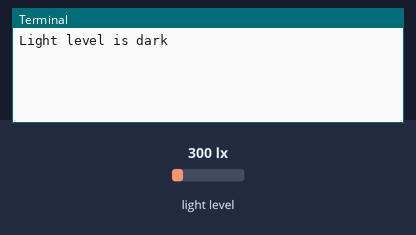
Bench run of a program on a simulated Raspberry Pi (BCM pin numbers). Parts: the last lines printed to the terminal. The inputs (shaded band) are chosen by the test bench; at power-on: light level 300 lx.

Above: at 1.2 s.
1.3 s: light level set to 40 lx
At 4.2 s:
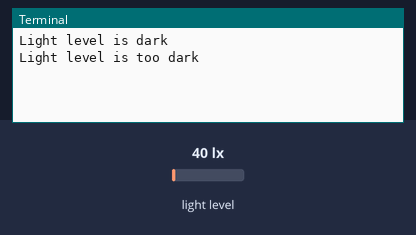
5.2 s: light level set to 1000 lx
At 6.6 s:
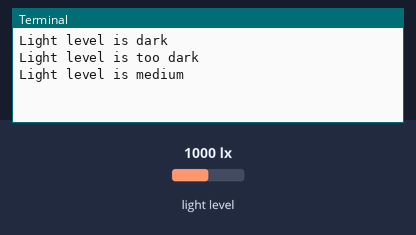

The program:

8.1D.py
```python
# SIT210 8.1D
import smbus
import time

# Variables to customise the program
# time in seconds between readings
TIME_BETWEEN_READINGS = 3
# Values for brightness levels. Defaults taken from https://www.ohsa.com.au/services/lighting-survey/
TOO_BRIGHT = 400
BRIGHT = 350
MEDIUM = 150
DARK = 100
TOO_DARK = 40

# Setup the I2C address
SENSOR = 0x23
CONTINUOS_HIG_RES_MODE = 0x13
bus = smbus.SMBus(1)

# gets and returns the light reading from the sensor
def getLightReading():
    reading = bus.read_i2c_block_data(SENSOR, CONTINUOS_HIG_RES_MODE)
    # the lux is in position 1
    return (reading[1])

# takes an int lux level and returns what range it is in as a string
def getBrightnessRanking(lux):
    if lux > TOO_BRIGHT:
        return "too bright"
    if lux > BRIGHT:
        return "bright"
    if lux > MEDIUM:
        return "medium"
    if lux > DARK:
        return "dark"

    return "too dark"

# prints the light level repeatedly
def main():
    while True:
        lightLevel = getLightReading()
        print("Light level is " + getBrightnessRanking(lightLevel))
        time.sleep(TIME_BETWEEN_READINGS)

# needed to redirect to main() on some ide's
if __name__ == "__main__":
    main()
```

Measured:
- after the input at 1.3 s, the terminal: prints a new line after 1.7 s (image 1)
- after the input at 5.2 s, the terminal: prints a new line after 0.81 s (image 2)
